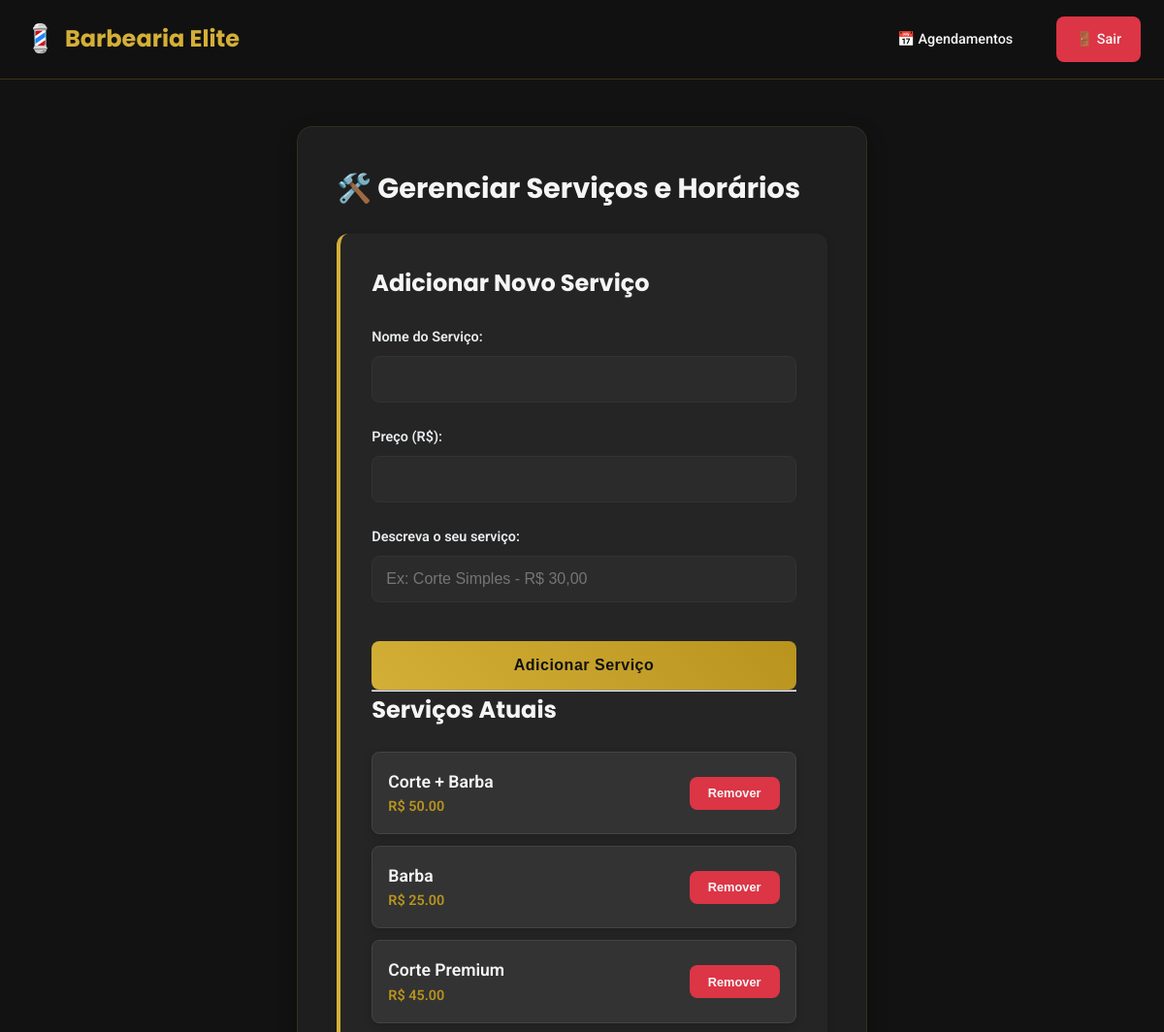
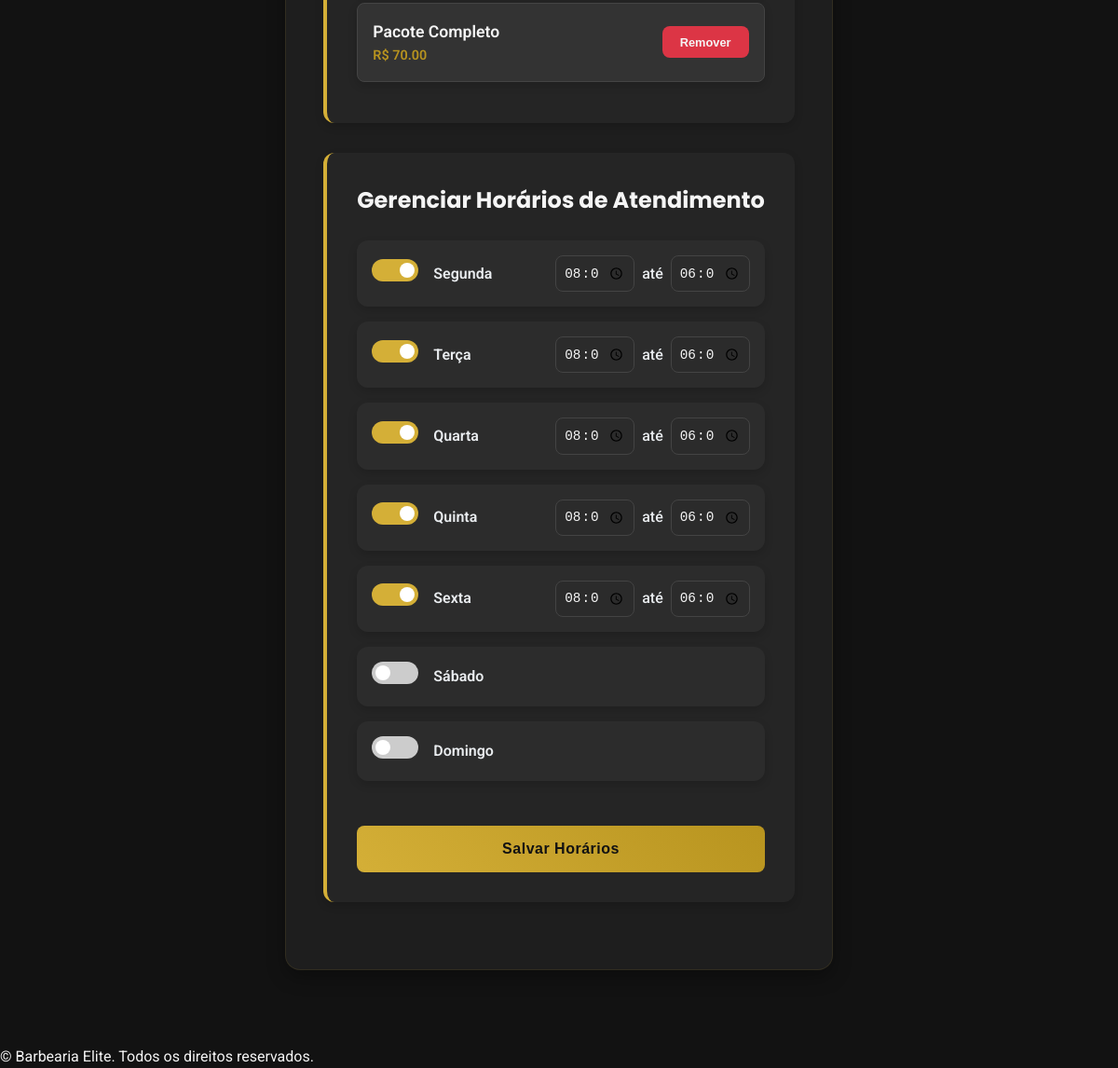
Page /gerenciar-servicos (signed in) on the committed database (2 pictures, top to bottom).
### app.py (models this page shows)
class Servico(db.Model):
    id = db.Column(db.Integer, primary_key=True)
    nome = db.Column(db.String(100), nullable=False, unique=True)
    preco = db.Column(db.Float, nullable=False)
    descricao = db.Column(db.String(255), nullable=True)

class HorarioConfiguracao(db.Model):
    id = db.Column(db.Integer, primary_key=True)
    dia_semana = db.Column(db.String(20), nullable=False, unique=True)
    abertura = db.Column(db.String(5), nullable=False)
    fechamento = db.Column(db.String(5), nullable=False)

### app.py (the view, shortened to what this page needs)
@app.route("/gerenciar-servicos", methods=["GET", "POST"])
def gerenciar_servicos():
    if not session.get("logado"):
        return redirect(url_for("login"))
    servicos = Servico.query.all()
    dias_semana_ordem = ["Segunda", "Terça", "Quarta", "Quinta", "Sexta", "Sábado", "Domingo"]
    configuracao_atual = {c.dia_semana: {"abertura": c.abertura, "fechamento": c.fechamento, "aberto": True}
                          for c in HorarioConfiguracao.query.all()}
    configuracao_completa = {dia: configuracao_atual.get(dia, {"abertura": "", "fechamento": "", "aberto": False})
                             for dia in dias_semana_ordem}
    return render_template("gerenciar_servicos.html",
                           servicos=servicos,
                           configuracao_completa=configuracao_completa)

### templates/gerenciar_servicos.html (shortened to what this page needs)
<!DOCTYPE html>
<html lang="pt-BR">
<head>
    <link rel="stylesheet" href="{{ url_for('static', filename='style.css') }}">
</head>
<body>
    <nav class="navbar">
        <div class="nav-container">
            <a href="{{ url_for('index') }}" class="logo">
                <span class="logo-icon">💈</span>
                Barbearia Elite
            </a>
            <div class="nav-links">
                <a href="{{ url_for('agendamentos') }}" class="nav-link">
                    📅 Agendamentos
                </a>
                <a href="{{ url_for('logout') }}" class="logout-btn">🚪 Sair</a>
            </div>
        </div>
    </nav>
    <main class="container">
        <div class="form-card">
            <h1>🛠️ Gerenciar Serviços e Horários</h1>
            <div class="section-container">
                <h2>Adicionar Novo Serviço</h2>
                <form method="POST" action="{{ url_for('gerenciar_servicos') }}" class="add-service-form">
                    <div class="form-group">
                        <label for="nome">Nome do Serviço:</label>
                        <input type="text" id="nome" name="nome" required>
                    </div>
                    <div class="form-group">
                        <label for="preco">Preço (R$):</label>
                        <input type="number" id="preco" name="preco" step="0.01" required>
                    </div>
                    <div class="form-group">
                        <label for="descricao">Descreva o seu serviço:</label>
                        <input type="text" id="descricao" name="descricao" placeholder="Ex: Corte Simples - R$ 30,00">
                    </div>
                    <button type="submit" class="btn-primary">Adicionar Serviço</button>
                </form>
                <hr class="separator">
                <h2>Serviços Atuais</h2>
                <div class="service-list">
                    {% if servicos %}
                        <ul>
                            {% for servico in servicos %}
                                <li>
                                    <div class="service-item">
                                        <div class="service-details">
                                            <span class="service-name">{{ servico.nome }}</span>
                                            <span class="service-price">R$ {{ "%.2f"|format(servico.preco) }}</span>
                                        </div>
                                        <form method="POST" action="{{ url_for('gerenciar_servicos') }}">
                                            <button type="submit" class="btn-remove">Remover</button>
                                        </form>
                                    </div>
                                </li>
                            {% endfor %}
                        </ul>
                    {% else %}
                        <p>Nenhum serviço cadastrado ainda. Adicione um acima!</p>
                    {% endif %}
                </div>
            </div>
            <div class="section-container">
                <h2>Gerenciar Horários de Atendimento</h2>
                <form id="horarioForm" onsubmit="salvarHorarios(event)">
                    {% for dia, config in configuracao_completa.items() %}
                    <div class="form-group dia-semana">
                        <label class="switch">
                            <span class="slider round"></span>
                        </label>
                        <span class="dia-label">{{ dia }}</span>
                        <div class="horarios {% if not config.aberto %}hidden{% endif %}">
                            <input type="time" name="abertura_{{ dia }}" value="{{ config.abertura or '08:00' }}" required>
                            <span>até</span>
                            <input type="time" name="fechamento_{{ dia }}" value="{{ config.fechamento or '18:00' }}" required>
                        </div>
                    </div>
                    {% endfor %}
                    <button type="submit" class="btn-primary" style="margin-top: 2rem;">Salvar Horários</button>
                </form>
            </div>
        </div>
    </main>
    <footer class="footer">
        &copy; Barbearia Elite. Todos os direitos reservados.
    </footer>
</body>
</html>

### rows in the picture
Servico: nome "Corte + Barba", preco "50.00"
Servico: nome "Barba", preco "25.00"
Servico: nome "Corte Premium", preco "45.00"
Servico: nome "Pacote Completo", preco "70.00"
HorarioConfiguracao: dia_semana "Segunda", abertura "08:00", fechamento "18:00"
HorarioConfiguracao: dia_semana "Terça", abertura "08:00", fechamento "18:00"
HorarioConfiguracao: dia_semana "Quarta", abertura "08:00", fechamento "18:00"
HorarioConfiguracao: dia_semana "Quinta", abertura "08:00", fechamento "18:00"
HorarioConfiguracao: dia_semana "Sexta", abertura "08:00", fechamento "18:00"

### other values in the picture
{{ dia }} "Sábado" "Domingo"
